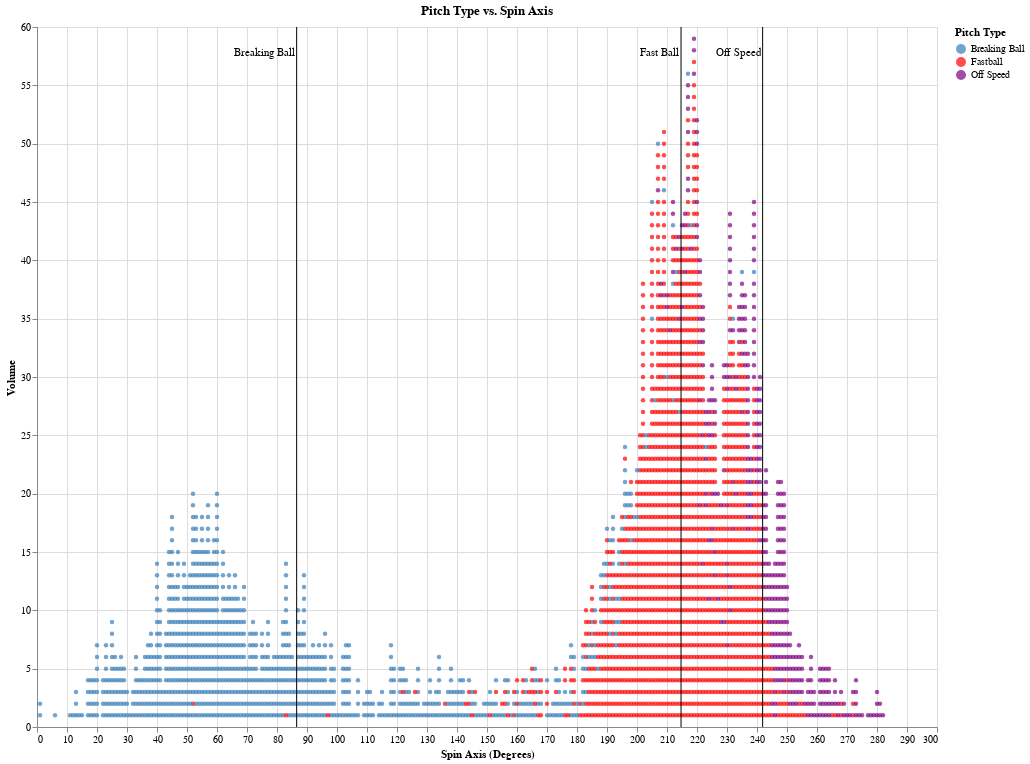

Notebook cell for this chart:
### Code cell
# Combine all plots above
alt.layer(pitch_plot,pitch_means,labels).encode(
    x=alt.X(title='Spin Axis (Degrees)'),
    y=alt.Y(title='Volume')
).properties(
    title='Pitch Type vs. Spin Axis'
)

### Figure 1 — Vega-Lite specification as saved in the notebook (floating-point values rounded to 4 significant figures; data arrays with more than 128 entries replaced by an {"elided": "..."} marker saying what was removed)
{"config": {"view": {"continuousWidth": 300, "continuousHeight": 300}}, "layer": [{"data": {"name": "data-179bf8d4be64e7586b16285bee9f6c07"}, "mark": {"type": "circle", "clip": true, "size": 20}, "encoding": {"color": {"field": "pitch_type", "scale": {"range": ["#377eb8", "red", "purple"]}, "title": "Pitch Type", "type": "nominal"}, "x": {"field": "spin_axis_dg", "scale": {"domain": [0, 285]}, "type": "quantitative"}, "y": {"field": "pitch_count", "type": "quantitative"}}, "transform": [{"bin": {"step": 0.5}, "field": "spin_axis", "as": "bin"}, {"window": [{"op": "rank", "field": "", "as": "pitch_count"}], "groupby": ["bin"]}, {"joinaggregate": [{"op": "median", "field": "spin_axis", "as": "spin_axis_dg"}], "groupby": ["bin"]}]}, {"data": {"name": "data-0b7c90b7d47a1badc1a85e2a645872f5"}, "mark": {"type": "rule", "color": "black"}, "encoding": {"x": {"field": "Mean_Spin_Axis", "type": "quantitative"}}}, {"data": {"name": "data-0b7c90b7d47a1badc1a85e2a645872f5"}, "mark": {"type": "text", "align": "right", "baseline": "top", "dx": -2, "dy": -330}, "encoding": {"text": {"field": "Pitch_Type", "type": "nominal"}, "x": {"field": "Mean_Spin_Axis", "type": "quantitative"}}}], "encoding": {"x": {"title": "Spin Axis (Degrees)"}, "y": {"title": "Volume"}}, "height": 700, "title": "Pitch Type vs. Spin Axis", "width": 900, "$schema": "https://vega.github.io/schema/vega-lite/v5.8.0.json", "datasets": {"data-179bf8d4be64e7586b16285bee9f6c07": {"elided": "3040 records"}, "data-0b7c90b7d47a1badc1a85e2a645872f5": [{"Pitch_Type": "Breaking Ball", "Mean_Spin_Axis": 86.56}, {"Pitch_Type": "Fast Ball", "Mean_Spin_Axis": 214.7}, {"Pitch_Type": "Off Speed", "Mean_Spin_Axis": 241.9}]}}
